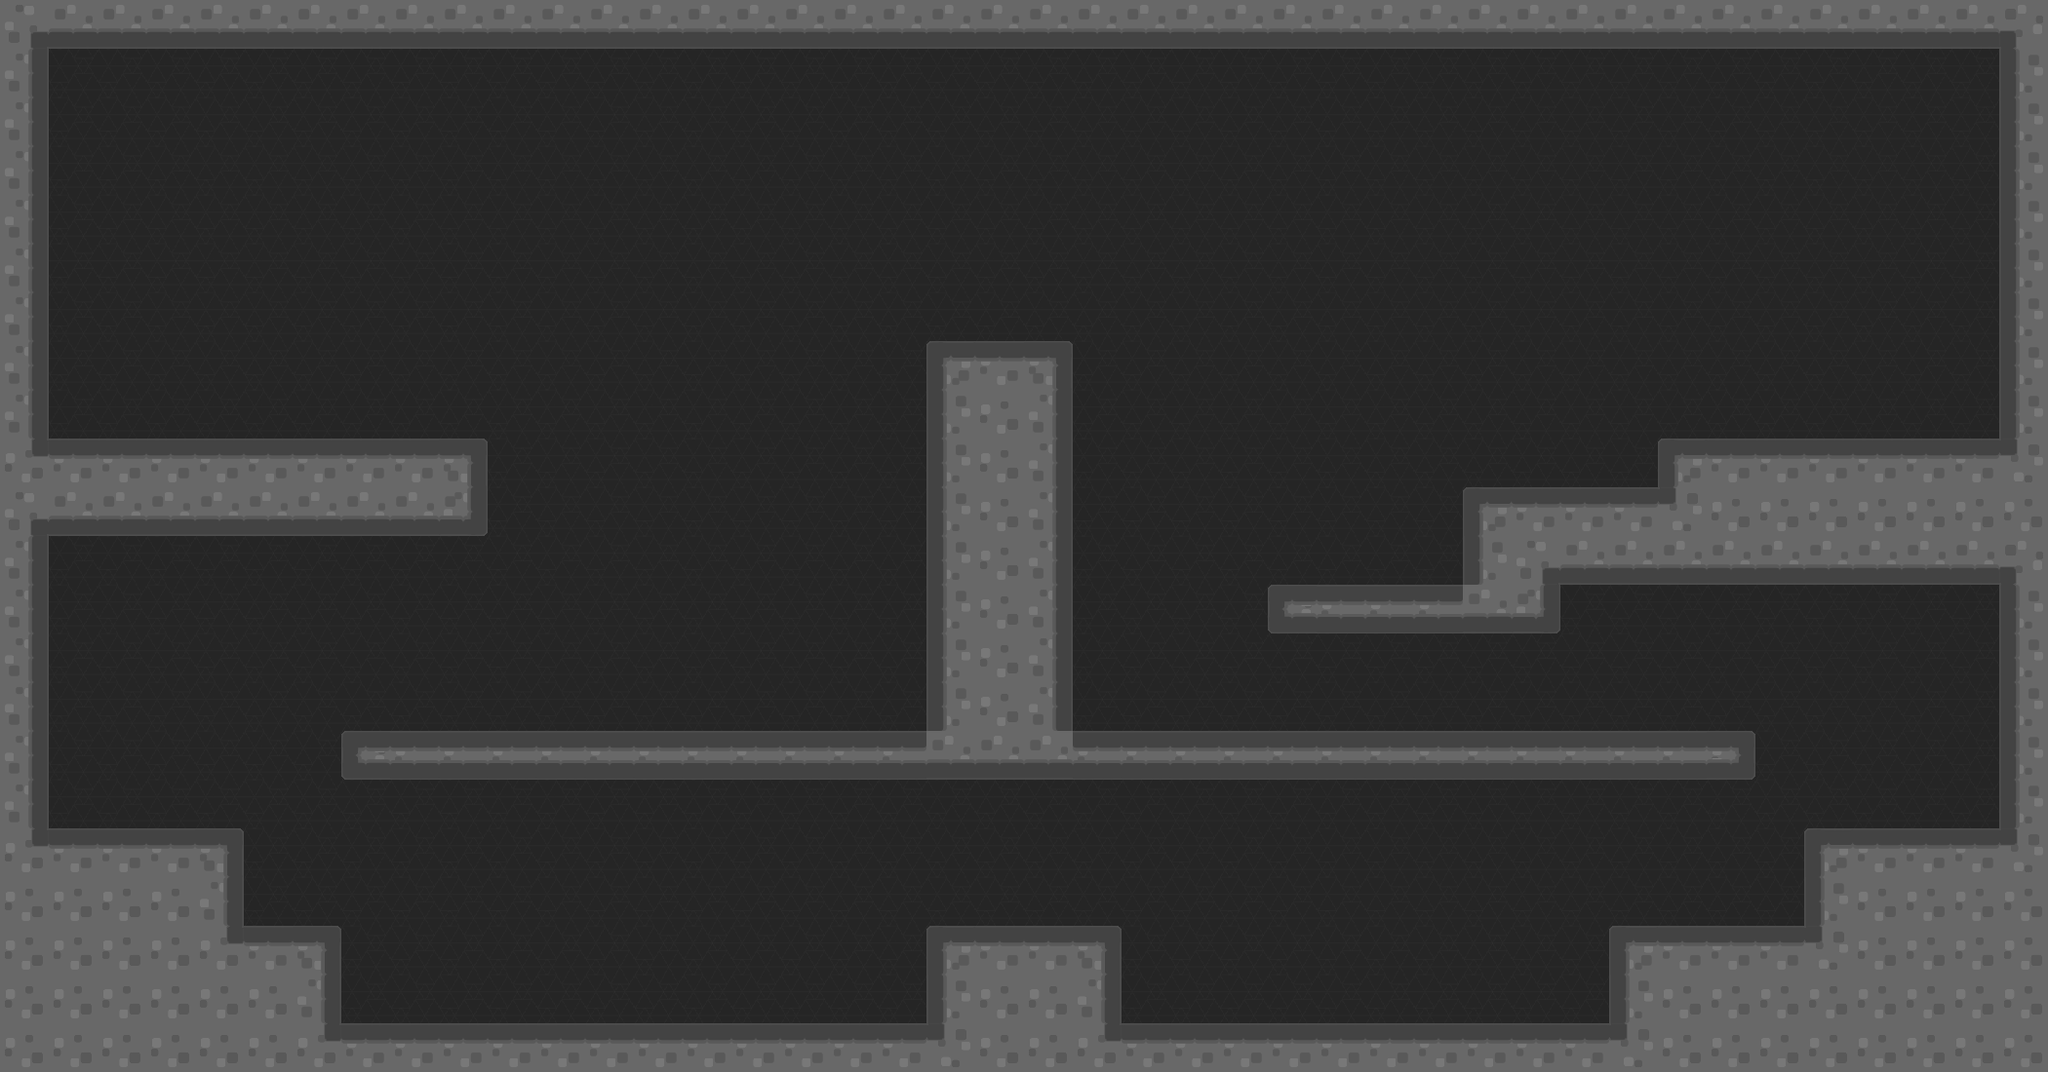

This game map was drawn from its Tiled (.tmx) file and the tilesets committed beside it. A one-line description and the trimmed map source follow:
An orthogonal 42x22 tile map with 50x50 px tiles, 3 tile layers (bg, Spikes, Platform), 2 tilesets and 3 objects (SpawnPoint, Exit, Gear).

<map version="1.0" orientation="orthogonal" width="42" height="22" tilewidth="50" tileheight="50">
 <tileset firstgid="1" name="eli_tileset" tilewidth="50" tileheight="50">
  <image source="Tiled/eli_tileset.png" width="200" height="200" />
 </tileset>
 <tileset firstgid="17" name="bg" tilewidth="50" tileheight="50">
  <image source="Tiled/bg.png" width="50" height="50" />
 </tileset>
 <layer name="bg" width="42" height="22">
  <data>[924 cells, 924 non-empty, 1 distinct tile ids]</data>
 </layer>
 <layer name="Spikes" width="42" height="22">
  <data>[924 cells, 1 non-empty, 1 distinct tile ids]</data>
 </layer>
 <layer name="Platform" width="42" height="22">
  <data>[924 cells, 282 non-empty, 15 distinct tile ids]</data>
 </layer>
 <objectgroup name="Objects" width="42" height="22">
  <object name="SpawnPoint" x="100" y="380" width="50" height="20" />
  <object name="Exit" x="1904" y="361" width="42" height="13" />
  <object name="Gear" x="1128" y="450" width="41" height="25" />
 </objectgroup>
</map>
